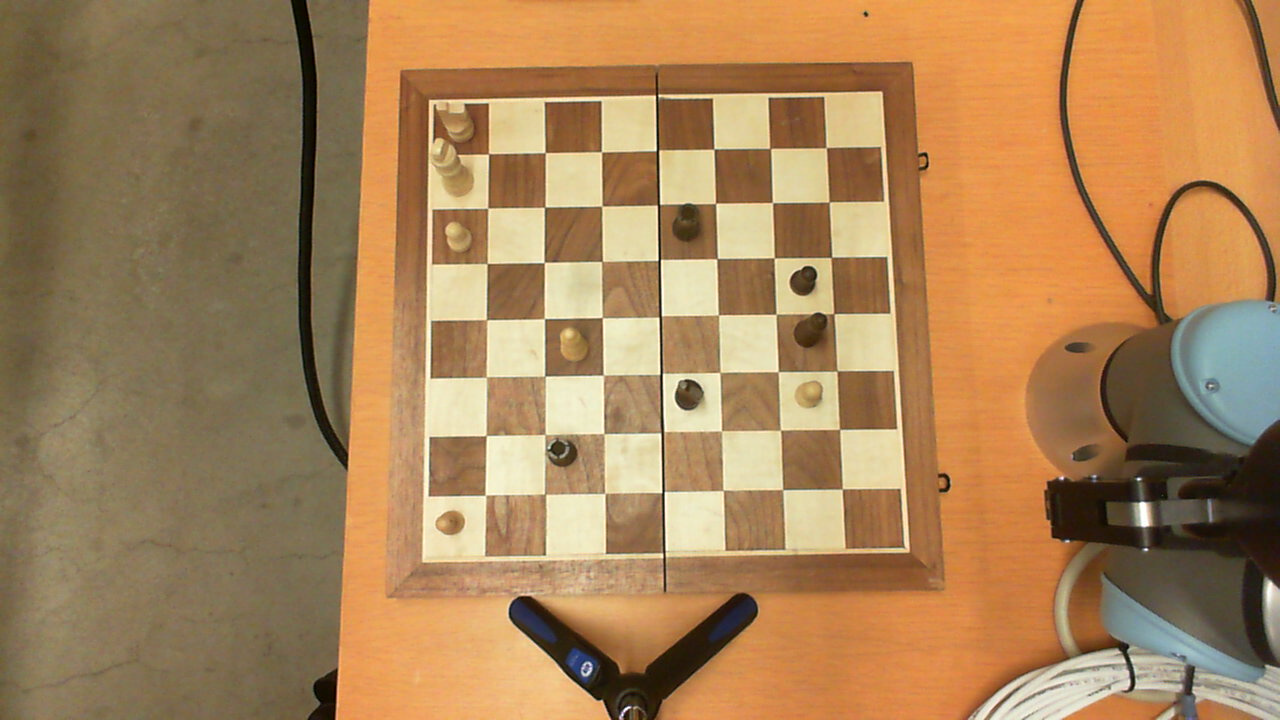
#> input picture computervision/images/2017-02-01-094746.jpg, 1280 x 720 px
$ python main.py images/2017-02-01-094746.jpg   (Python 2 division)
#> lines starting #> are read from the running program, lines starting #| are printed output that depends on the picture; after the words box and inside, x2 and y2 are one past the last pixel; in counts of white or black regions, pixels touching at a corner belong together
import cv2
import numpy as np
import matplotlib.pyplot as plt
import sys

def findContours(edges):
    contours = cv2.findContours(edges.copy(), cv2.RETR_TREE, cv2.CHAIN_APPROX_NONE)
    return contours[1]

def printContours(image, contours):
    print 'found {} contours total'.format(len(contours))
    for c in contours:
#        (x,y,w,h) = cv2.boundingRect(c)
        cv2.drawContours(image, [c], -1,  (0,255,0),3)
        cv2.imshow('', image)
        cv2.waitKey(0)


# [20 lines left out: function getGrid, not called in this run]

def getGrid2(edges, th, original_image=None, show_on_image=False):
    grid = np.zeros(edges.shape)
    lines = cv2.HoughLinesP(edges.copy(), 1, np.pi/180, th, minLineLength=300, maxLineGap=20)
    for x1, x2, y1, y2 in lines[0]:
        cv2.line(grid, (x1,x2), (y1,y2), (255), 2)
        if show_on_image:
            cv2.line(original_image, (x1,x2), (y1,y2), (255), 2)

    if show_on_image:
        show_picture(original_image, 'Lines on image')
    return grid

def findGridSize(grid):
    width = []
    height = []
    c_w = 0
    c_h = 0
    for i in range(grid.shape[1]):
        if grid[0,i] != 255:
            c_w += 1
        else:
            if c_w > 3:
                width.append(c_w)
            c_w = 0
    width.append(c_w)

    for j in range(grid.shape[0]):
        if grid[j, 0] != 255:
            c_h += 1
        else:
            if c_h > 3:
                height.append(c_h)
            c_h = 0
    height.append(c_h)

    cols = len(width)
    rows = len(height)
    avg_cols_size = int(np.mean(width))
    avg_rows_size = int(np.mean(height))
    print 'The image has {} rows and {} cols width an average rowsize {} and colsize {}'.format(rows, cols, avg_rows_size, avg_cols_size)
    return (rows, cols), (avg_rows_size, avg_cols_size)


# [12 lines left out: functions getCentroid, histogramEqualization, not called in this run]

def show_picture(image, title=''):
    cv2.imshow(title, image)
    cv2.waitKey(0)

def canny(img):
    edges = cv2.Canny(img, 0, 150, L2gradient=True)
    show_picture(edges)

# [16 lines left out: function sharpen, not called in this run]

if __name__ == '__main__':
    k = 3
    sharpeningKernelType = 1
    kernelSize = (k, k)


    #Open image with argv[1]
    filename = sys.argv[1]
    original_image = cv2.imread(filename, 0)
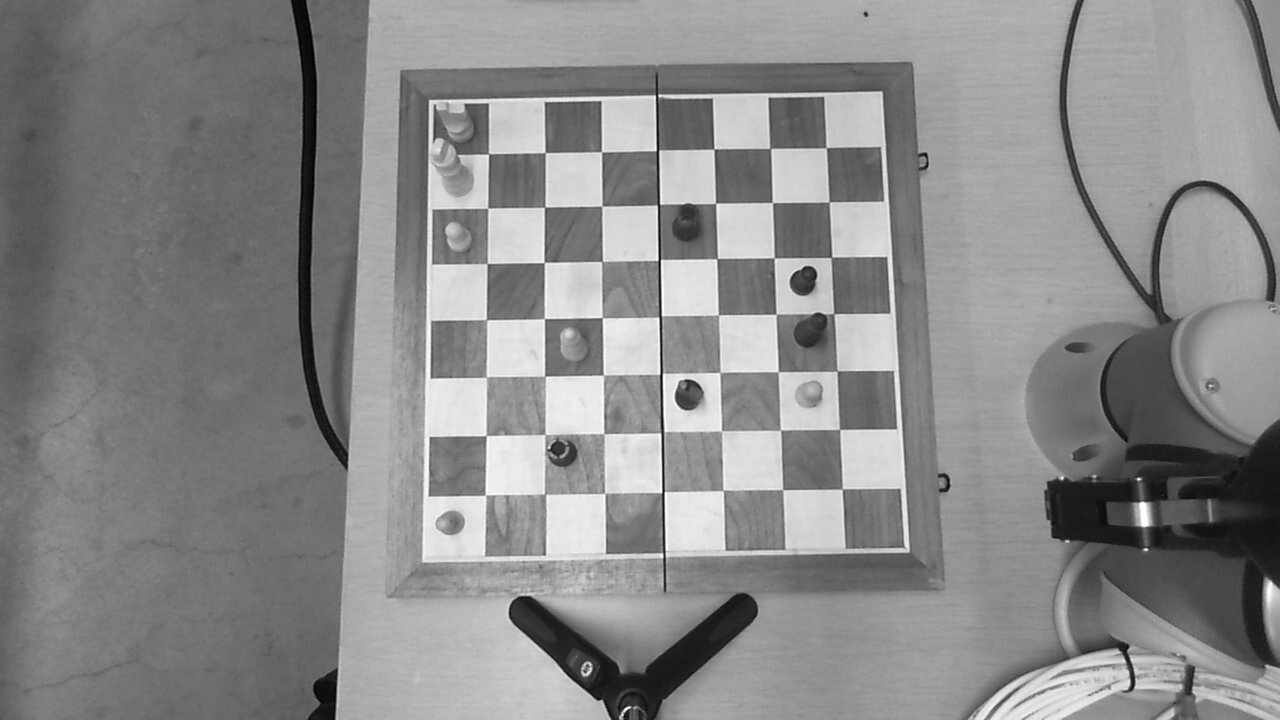
#> original_image: shape (720, 1280); min 0, max 255, mean 137
    show_picture(original_image, 'Original image')
    image = original_image.copy()
    #Image-preprocessing to make edge detection easier
    image = cv2.GaussianBlur(image, kernelSize, 0)
    show_picture(image, 'Blurred with {}x{} gaussian kernel'.format(k,k))
    # [10 lines of commented-out code are left out]
    image = cv2.Canny(image, 0, 140, L2gradient=True)
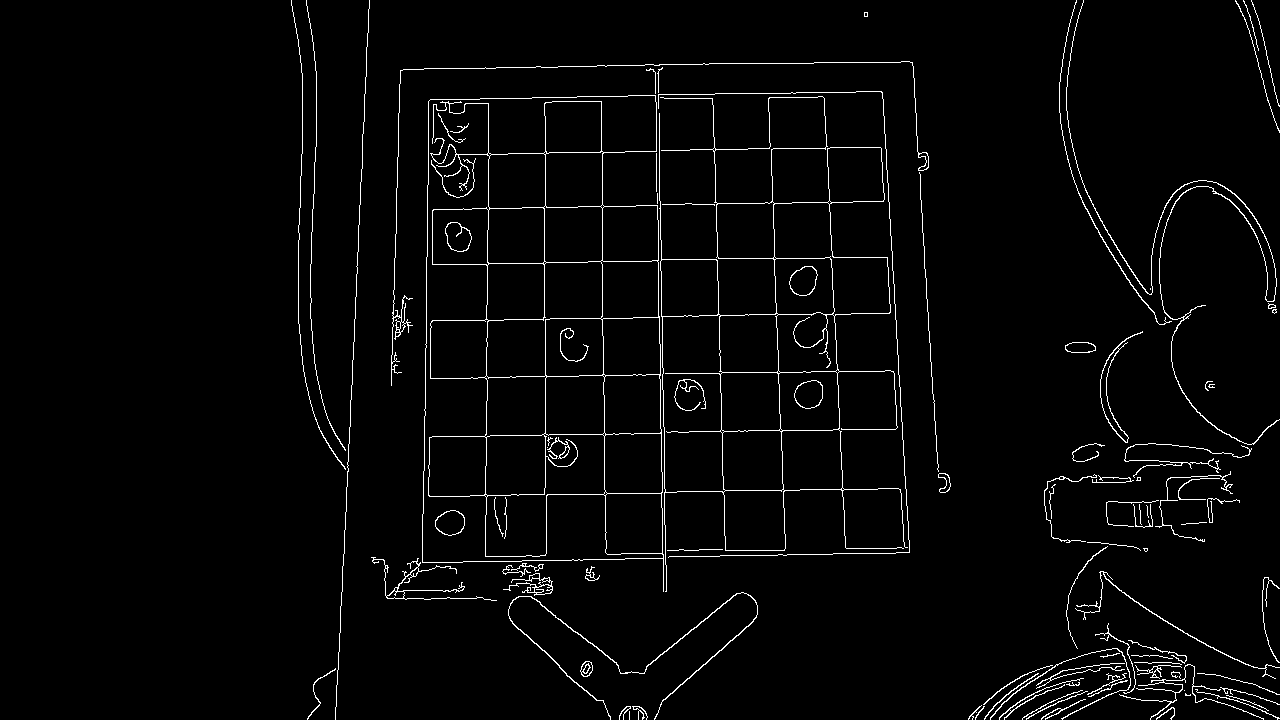
#> image: shape (720, 1280); 2.6% white in thin lines or dots, all inside (x1, y1, x2, y2) = (291, 0, 1280, 720)
    show_picture(image, 'Edge detection')
    #Hough transform to get lines of the board
    grid = getGrid2(image, th=50, original_image=original_image.copy(), show_on_image=True)
#> in getGrid2, `lines = cv2.HoughLinesP(edges.copy(), 1, np.pi/180, th, minLineLength=..`: lines = [[403, 69, 777, 63], [768, 93, 783, 507], [335, 710, 357, 272], [823, 97, 839, 409]]
#> the loop in getGrid2, `for x1, x2, y1, y2 in lines[0]:` made 1 pass
#> after the loop in getGrid2, `for x1, x2, y1, y2 in lines[0]:`:
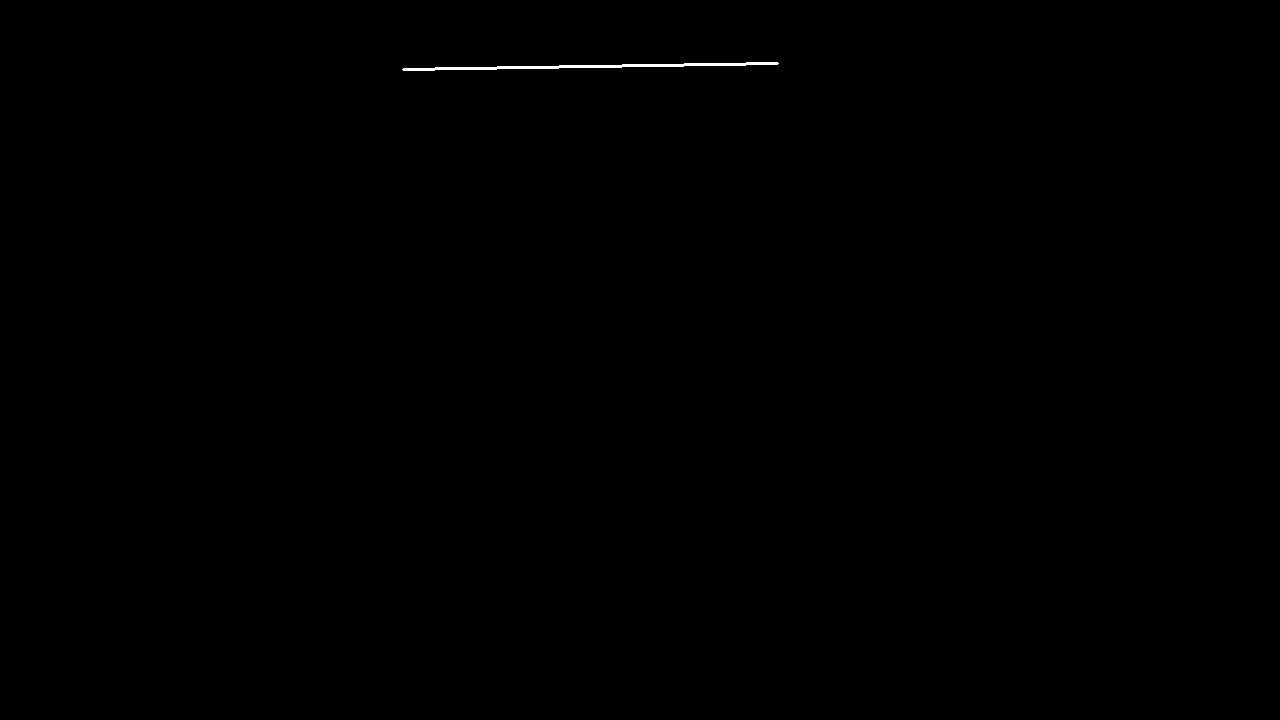
#> grid: shape (720, 1280) float64; 0.12% white; 1 white region, box (x1, y1, x2, y2) and area: (402, 62, 779, 71) 1127
    show_picture(grid, 'Hough transform')
    size = findGridSize(grid)
#> after the loop in findGridSize, `for i in range(grid.shape[1]):`: width = []
#> in findGridSize, `cols = len(width)`: cols = 1
#> in findGridSize, `avg_cols_size = int(np.mean(width))`: avg_cols_size = 1280
#> in findGridSize, `avg_rows_size = int(np.mean(height))`: avg_rows_size = 720
#| The image has 1 rows and 1 cols width an average rowsize 720 and colsize 1280
#> size = ((1, 1), (720, 1280))
    #Contour detection to find contours of pieces
    contours = findContours(image)
#> in findContours, `contours = cv2.findContours(edges.copy(), cv2.RETR_TREE, cv2.CHAIN_APP..`: contours = 185 contours, 90 with area under 20; largest, box (x1, y1, x2, y2) and area: (422, 95, 664, 592) 105142, (659, 96, 908, 592) 59199, (422, 95, 664, 563) 29480, (662, 314, 726, 493) 10154, (485, 433, 606, 557) 7248
#> contours = 185 rows, first 6: [1, -1, -1, -1], [2, 0, -1, -1], [3, 1, -1, -1], [4, 2, -1, -1], [5, 3, -1, -1], [6, 4, -1, -1]
    printContours(image, contours)
#| found 1 contours total
#> the loop in printContours, `for c in contours:` made 1 pass
#> (the run stopped early here; a loop or call above may not have finished)
